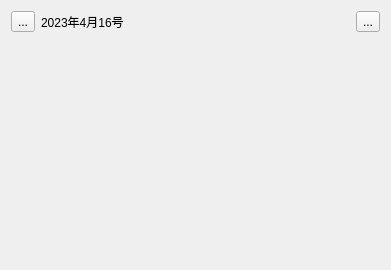
<?xml version="1.0" encoding="UTF-8"?>
<ui version="4.0">
 <class>checkinWidget</class>
 <widget class="QWidget" name="checkinWidget">
  <property name="geometry">
   <rect>
    <x>0</x>
    <y>0</y>
    <width>391</width>
    <height>270</height>
   </rect>
  </property>
  <property name="windowTitle">
   <string>Form</string>
  </property>
  <layout class="QVBoxLayout" name="verticalLayout">
   <item>
    <layout class="QHBoxLayout" name="horizontalLayout">
     <item>
      <widget class="QToolButton" name="iconBtn">
       <property name="text">
        <string>...</string>
       </property>
      </widget>
     </item>
     <item>
      <widget class="QLabel" name="dateTimeLabel">
       <property name="text">
        <string>2023年4月16号</string>
       </property>
      </widget>
     </item>
     <item>
      <spacer name="horizontalSpacer">
       <property name="orientation">
        <enum>Qt::Horizontal</enum>
       </property>
       <property name="sizeHint" stdset="0">
        <size>
         <width>40</width>
         <height>20</height>
        </size>
       </property>
      </spacer>
     </item>
     <item>
      <widget class="QToolButton" name="addItemBtn">
       <property name="text">
        <string>...</string>
       </property>
      </widget>
     </item>
    </layout>
   </item>
   <item>
    <spacer name="verticalSpacer">
     <property name="orientation">
      <enum>Qt::Vertical</enum>
     </property>
     <property name="sizeType">
      <enum>QSizePolicy::Expanding</enum>
     </property>
     <property name="sizeHint" stdset="0">
      <size>
       <width>20</width>
       <height>40</height>
      </size>
     </property>
    </spacer>
   </item>
  </layout>
 </widget>
 <resources/>
 <connections/>
</ui>
